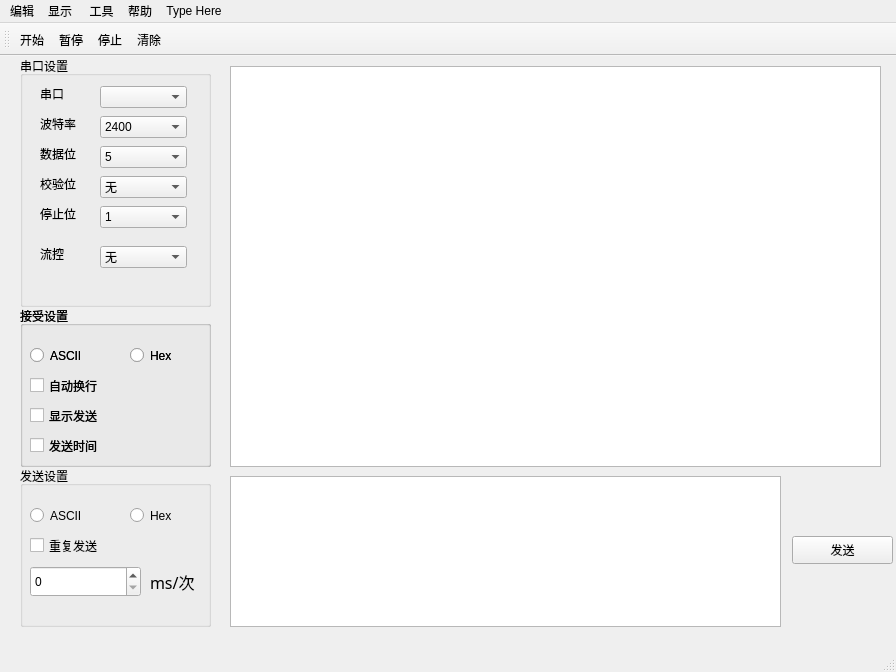
<?xml version="1.0" encoding="UTF-8"?>
<ui version="4.0">
 <class>MainWindow</class>
 <widget class="QMainWindow" name="MainWindow">
  <property name="geometry">
   <rect>
    <x>0</x>
    <y>0</y>
    <width>896</width>
    <height>672</height>
   </rect>
  </property>
  <property name="windowTitle">
   <string>MainWindow</string>
  </property>
  <widget class="QWidget" name="centralwidget">
   <widget class="QGroupBox" name="groupBox_3">
    <property name="geometry">
     <rect>
      <x>20</x>
      <y>0</y>
      <width>191</width>
      <height>251</height>
     </rect>
    </property>
    <property name="title">
     <string>串口设置</string>
    </property>
    <widget class="QLabel" name="label_4">
     <property name="geometry">
      <rect>
       <x>20</x>
       <y>30</y>
       <width>61</width>
       <height>16</height>
      </rect>
     </property>
     <property name="text">
      <string>串口</string>
     </property>
    </widget>
    <widget class="QComboBox" name="comboBox_uart">
     <property name="geometry">
      <rect>
       <x>80</x>
       <y>30</y>
       <width>87</width>
       <height>22</height>
      </rect>
     </property>
    </widget>
    <widget class="QComboBox" name="comboBox_baud">
     <property name="geometry">
      <rect>
       <x>80</x>
       <y>60</y>
       <width>87</width>
       <height>22</height>
      </rect>
     </property>
     <item>
      <property name="text">
       <string>2400</string>
      </property>
     </item>
     <item>
      <property name="text">
       <string>4800</string>
      </property>
     </item>
     <item>
      <property name="text">
       <string>9600</string>
      </property>
     </item>
     <item>
      <property name="text">
       <string>19200</string>
      </property>
     </item>
     <item>
      <property name="text">
       <string>38400</string>
      </property>
     </item>
     <item>
      <property name="text">
       <string>57600</string>
      </property>
     </item>
     <item>
      <property name="text">
       <string>115200</string>
      </property>
     </item>
     <item>
      <property name="text">
       <string>128000</string>
      </property>
     </item>
     <item>
      <property name="text">
       <string>256000</string>
      </property>
     </item>
     <item>
      <property name="text">
       <string>921000</string>
      </property>
     </item>
    </widget>
    <widget class="QComboBox" name="comboBox_databit">
     <property name="geometry">
      <rect>
       <x>80</x>
       <y>90</y>
       <width>87</width>
       <height>22</height>
      </rect>
     </property>
     <item>
      <property name="text">
       <string>5</string>
      </property>
     </item>
     <item>
      <property name="text">
       <string>6</string>
      </property>
     </item>
     <item>
      <property name="text">
       <string>7</string>
      </property>
     </item>
     <item>
      <property name="text">
       <string>8</string>
      </property>
     </item>
    </widget>
    <widget class="QLabel" name="label_6">
     <property name="geometry">
      <rect>
       <x>20</x>
       <y>90</y>
       <width>61</width>
       <height>16</height>
      </rect>
     </property>
     <property name="text">
      <string>数据位</string>
     </property>
    </widget>
    <widget class="QComboBox" name="comboBox_polarity">
     <property name="geometry">
      <rect>
       <x>80</x>
       <y>120</y>
       <width>87</width>
       <height>22</height>
      </rect>
     </property>
     <item>
      <property name="text">
       <string>无</string>
      </property>
     </item>
     <item>
      <property name="text">
       <string>奇校验</string>
      </property>
     </item>
     <item>
      <property name="text">
       <string>偶校验</string>
      </property>
     </item>
    </widget>
    <widget class="QLabel" name="label_7">
     <property name="geometry">
      <rect>
       <x>20</x>
       <y>120</y>
       <width>51</width>
       <height>16</height>
      </rect>
     </property>
     <property name="text">
      <string>校验位</string>
     </property>
    </widget>
    <widget class="QLabel" name="label_8">
     <property name="geometry">
      <rect>
       <x>20</x>
       <y>150</y>
       <width>61</width>
       <height>16</height>
      </rect>
     </property>
     <property name="text">
      <string>停止位</string>
     </property>
    </widget>
    <widget class="QComboBox" name="comboBox_flow">
     <property name="geometry">
      <rect>
       <x>80</x>
       <y>190</y>
       <width>87</width>
       <height>22</height>
      </rect>
     </property>
     <item>
      <property name="text">
       <string>无</string>
      </property>
     </item>
     <item>
      <property name="text">
       <string>CTS/RTS</string>
      </property>
     </item>
     <item>
      <property name="text">
       <string>XON/XOFF</string>
      </property>
     </item>
    </widget>
    <widget class="QComboBox" name="comboBox_stopbit">
     <property name="geometry">
      <rect>
       <x>80</x>
       <y>150</y>
       <width>87</width>
       <height>22</height>
      </rect>
     </property>
     <item>
      <property name="text">
       <string>1</string>
      </property>
     </item>
     <item>
      <property name="text">
       <string>1.5</string>
      </property>
     </item>
     <item>
      <property name="text">
       <string>2</string>
      </property>
     </item>
    </widget>
    <widget class="QLabel" name="label_9">
     <property name="geometry">
      <rect>
       <x>20</x>
       <y>190</y>
       <width>41</width>
       <height>16</height>
      </rect>
     </property>
     <property name="text">
      <string>流控</string>
     </property>
    </widget>
    <widget class="QLabel" name="label_5">
     <property name="geometry">
      <rect>
       <x>20</x>
       <y>60</y>
       <width>61</width>
       <height>16</height>
      </rect>
     </property>
     <property name="text">
      <string>波特率</string>
     </property>
    </widget>
   </widget>
   <widget class="QGroupBox" name="groupBox">
    <property name="geometry">
     <rect>
      <x>20</x>
      <y>250</y>
      <width>191</width>
      <height>161</height>
     </rect>
    </property>
    <property name="title">
     <string>接受设置</string>
    </property>
    <widget class="QRadioButton" name="radioButton">
     <property name="geometry">
      <rect>
       <x>10</x>
       <y>40</y>
       <width>71</width>
       <height>19</height>
      </rect>
     </property>
     <property name="text">
      <string>ASCII</string>
     </property>
    </widget>
    <widget class="QRadioButton" name="radioButton_2">
     <property name="geometry">
      <rect>
       <x>110</x>
       <y>40</y>
       <width>71</width>
       <height>19</height>
      </rect>
     </property>
     <property name="text">
      <string>Hex</string>
     </property>
    </widget>
    <widget class="QCheckBox" name="checkBox">
     <property name="geometry">
      <rect>
       <x>10</x>
       <y>70</y>
       <width>91</width>
       <height>19</height>
      </rect>
     </property>
     <property name="text">
      <string>自动换行</string>
     </property>
    </widget>
    <widget class="QCheckBox" name="checkBox_6">
     <property name="geometry">
      <rect>
       <x>10</x>
       <y>100</y>
       <width>91</width>
       <height>19</height>
      </rect>
     </property>
     <property name="text">
      <string>显示发送</string>
     </property>
    </widget>
    <widget class="QCheckBox" name="checkBox_5">
     <property name="geometry">
      <rect>
       <x>10</x>
       <y>130</y>
       <width>91</width>
       <height>19</height>
      </rect>
     </property>
     <property name="text">
      <string>发送时间</string>
     </property>
    </widget>
    <widget class="QGroupBox" name="groupBox_4">
     <property name="geometry">
      <rect>
       <x>0</x>
       <y>0</y>
       <width>191</width>
       <height>161</height>
      </rect>
     </property>
     <property name="title">
      <string>接受设置</string>
     </property>
     <widget class="QRadioButton" name="radioButton_recv_ascii">
      <property name="geometry">
       <rect>
        <x>10</x>
        <y>40</y>
        <width>71</width>
        <height>19</height>
       </rect>
      </property>
      <property name="text">
       <string>ASCII</string>
      </property>
     </widget>
     <widget class="QRadioButton" name="radioButton_recv_hex">
      <property name="geometry">
       <rect>
        <x>110</x>
        <y>40</y>
        <width>71</width>
        <height>19</height>
       </rect>
      </property>
      <property name="text">
       <string>Hex</string>
      </property>
     </widget>
     <widget class="QCheckBox" name="checkBox_auto_line">
      <property name="geometry">
       <rect>
        <x>10</x>
        <y>70</y>
        <width>91</width>
        <height>19</height>
       </rect>
      </property>
      <property name="text">
       <string>自动换行</string>
      </property>
     </widget>
     <widget class="QCheckBox" name="checkBox_show_send">
      <property name="geometry">
       <rect>
        <x>10</x>
        <y>100</y>
        <width>91</width>
        <height>19</height>
       </rect>
      </property>
      <property name="text">
       <string>显示发送</string>
      </property>
     </widget>
     <widget class="QCheckBox" name="checkBox_show_time">
      <property name="geometry">
       <rect>
        <x>10</x>
        <y>130</y>
        <width>91</width>
        <height>19</height>
       </rect>
      </property>
      <property name="text">
       <string>发送时间</string>
      </property>
     </widget>
    </widget>
   </widget>
   <widget class="QGroupBox" name="groupBox_5">
    <property name="geometry">
     <rect>
      <x>20</x>
      <y>410</y>
      <width>191</width>
      <height>161</height>
     </rect>
    </property>
    <property name="title">
     <string>发送设置</string>
    </property>
    <widget class="QRadioButton" name="radioButton_send_ascii">
     <property name="geometry">
      <rect>
       <x>10</x>
       <y>40</y>
       <width>71</width>
       <height>19</height>
      </rect>
     </property>
     <property name="text">
      <string>ASCII</string>
     </property>
    </widget>
    <widget class="QRadioButton" name="radioButton_send_hex">
     <property name="geometry">
      <rect>
       <x>110</x>
       <y>40</y>
       <width>71</width>
       <height>19</height>
      </rect>
     </property>
     <property name="text">
      <string>Hex</string>
     </property>
    </widget>
    <widget class="QCheckBox" name="checkBox_repeat_send">
     <property name="geometry">
      <rect>
       <x>10</x>
       <y>70</y>
       <width>91</width>
       <height>19</height>
      </rect>
     </property>
     <property name="text">
      <string>重复发送</string>
     </property>
    </widget>
    <widget class="QLabel" name="label">
     <property name="geometry">
      <rect>
       <x>130</x>
       <y>90</y>
       <width>51</width>
       <height>51</height>
      </rect>
     </property>
     <property name="font">
      <font>
       <family>Agency FB</family>
       <pointsize>12</pointsize>
      </font>
     </property>
     <property name="text">
      <string>ms/次</string>
     </property>
    </widget>
    <widget class="QSpinBox" name="spinBox">
     <property name="geometry">
      <rect>
       <x>10</x>
       <y>100</y>
       <width>111</width>
       <height>31</height>
      </rect>
     </property>
    </widget>
   </widget>
   <widget class="QTextBrowser" name="textBrowser">
    <property name="geometry">
     <rect>
      <x>230</x>
      <y>10</y>
      <width>651</width>
      <height>401</height>
     </rect>
    </property>
   </widget>
   <widget class="QTextEdit" name="textEdit_get">
    <property name="geometry">
     <rect>
      <x>230</x>
      <y>420</y>
      <width>551</width>
      <height>151</height>
     </rect>
    </property>
   </widget>
   <widget class="QPushButton" name="btn_send">
    <property name="geometry">
     <rect>
      <x>792</x>
      <y>480</y>
      <width>101</width>
      <height>28</height>
     </rect>
    </property>
    <property name="text">
     <string>发送</string>
    </property>
   </widget>
  </widget>
  <widget class="QMenuBar" name="menubar">
   <property name="geometry">
    <rect>
     <x>0</x>
     <y>0</y>
     <width>896</width>
     <height>26</height>
    </rect>
   </property>
   <widget class="QMenu" name="menu">
    <property name="title">
     <string>编辑</string>
    </property>
    <addaction name="action_start"/>
    <addaction name="action_pause"/>
    <addaction name="action_stop"/>
    <addaction name="action_clean"/>
   </widget>
   <widget class="QMenu" name="menu_2">
    <property name="title">
     <string>显示</string>
    </property>
   </widget>
   <widget class="QMenu" name="menu_3">
    <property name="title">
     <string> 工具</string>
    </property>
   </widget>
   <widget class="QMenu" name="menu_4">
    <property name="title">
     <string>帮助</string>
    </property>
   </widget>
   <widget class="QMenu" name="menuType_Here">
    <property name="title">
     <string>Type Here</string>
    </property>
   </widget>
   <addaction name="menu"/>
   <addaction name="menu_2"/>
   <addaction name="menu_3"/>
   <addaction name="menu_4"/>
   <addaction name="menuType_Here"/>
  </widget>
  <widget class="QStatusBar" name="statusbar"/>
  <widget class="QToolBar" name="toolBar">
   <property name="windowTitle">
    <string>toolBar</string>
   </property>
   <attribute name="toolBarArea">
    <enum>TopToolBarArea</enum>
   </attribute>
   <attribute name="toolBarBreak">
    <bool>false</bool>
   </attribute>
   <addaction name="action_start"/>
   <addaction name="action_pause"/>
   <addaction name="action_stop"/>
   <addaction name="action_clean"/>
  </widget>
  <action name="action_start">
   <property name="icon">
    <iconset>
     <normaloff>E:/桌面/桌面文件夹/图片/屏幕截图 2024-09-12 100522.png</normaloff>
     <normalon>E:/桌面/桌面文件夹/图片/屏幕截图 2024-09-12 095346.png</normalon>E:/桌面/桌面文件夹/图片/屏幕截图 2024-09-12 100522.png</iconset>
   </property>
   <property name="text">
    <string>开始</string>
   </property>
   <property name="shortcut">
    <string>F1</string>
   </property>
  </action>
  <action name="action_pause">
   <property name="icon">
    <iconset>
     <normaloff>E:/桌面/桌面文件夹/图片/屏幕截图 2024-09-12 100535.png</normaloff>
     <normalon>E:/桌面/桌面文件夹/图片/屏幕截图 2024-09-12 100311.png</normalon>E:/桌面/桌面文件夹/图片/屏幕截图 2024-09-12 100535.png</iconset>
   </property>
   <property name="text">
    <string>暂停</string>
   </property>
   <property name="shortcut">
    <string>F2</string>
   </property>
  </action>
  <action name="action_stop">
   <property name="icon">
    <iconset>
     <normaloff>E:/桌面/桌面文件夹/图片/屏幕截图 2024-09-12 100509.png</normaloff>E:/桌面/桌面文件夹/图片/屏幕截图 2024-09-12 100509.png</iconset>
   </property>
   <property name="text">
    <string>停止</string>
   </property>
   <property name="shortcut">
    <string>F3</string>
   </property>
  </action>
  <action name="action_clean">
   <property name="icon">
    <iconset>
     <normaloff>E:/桌面/桌面文件夹/图片/屏幕截图 2024-09-12 100547.png</normaloff>E:/桌面/桌面文件夹/图片/屏幕截图 2024-09-12 100547.png</iconset>
   </property>
   <property name="text">
    <string>清除</string>
   </property>
   <property name="shortcut">
    <string>F4</string>
   </property>
  </action>
 </widget>
 <resources/>
 <connections/>
</ui>
